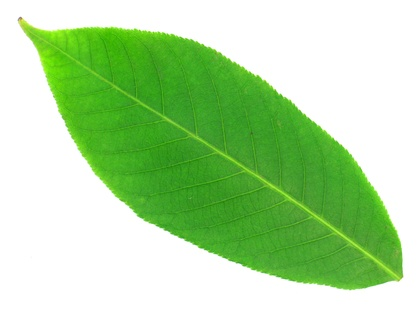
%> input picture Lab/Lab_4/daun/test/1110.jpg, 420 x 315 px, shrunk from 1600 x 1200 before the run; its folder holds only this picture in this run
$ octave test_segmentation.m   (GNU Octave 9; MATLAB toolbox functions it lacks are replaced by stand-ins)
%> lines starting %> are read from the running program, lines starting %| are printed output that depends on the picture; in (x1, y1, x2, y2) boxes, pixels count from 0 and x2, y2 are one past the last pixel; in counts of white or black regions, pixels touching at a corner belong together; the program's own positions count from 1
clc; clear all;

files = dir('test/*.jpg');
for k = 1:numel(files)
   rgb = imread(files(k).name);
%> rgb is the input picture: size 315x420x3 uint8; mean R, G, B 176.6, 218.3, 161.3
   gray = rgb2gray(rgb);
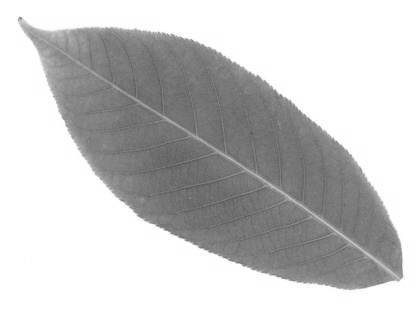
%> gray: size 315x420 uint8; min 83, max 255, mean 199.3
   [m, n] = size(gray);
%> m = 315; n = 420
   t = 220;
        for i=1:m
            for j=1:n
                if gray(i,j) <= t
                    G(i,j)=0;
                else
                    G(i,j) = 1;
                end
            end
        end
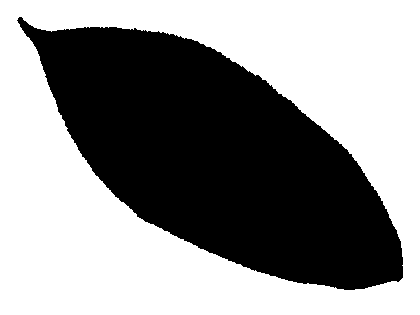
%> G: size 315x420 double; values 0 (black) and 1 (white), 56.9% white; 1 black region, box (x1, y1, x2, y2) and area: (17, 17, 403, 290) 57040
   imwrite(1-G, ['test_bw\' files(k).name]);
end

$ run again, on Lab/Lab_4/daun/test/1114.jpg
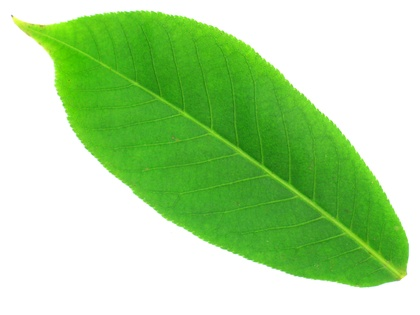
%> input picture Lab/Lab_4/daun/test/1114.jpg, 420 x 315 px, shrunk from 1600 x 1200 before the run
%> rgb is the input picture: size 315x420x3 uint8; mean R, G, B 173.6, 218.4, 155
%> `gray = rgb2gray(rgb);`:
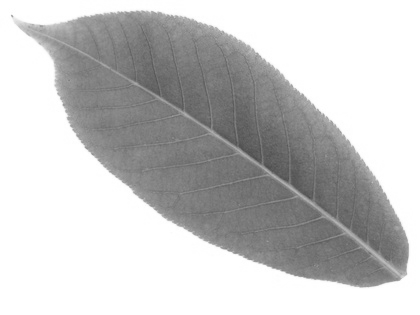
%> gray: size 315x420 uint8; min 76, max 255, mean 197.8
%> after the loop `for i=1:m`:
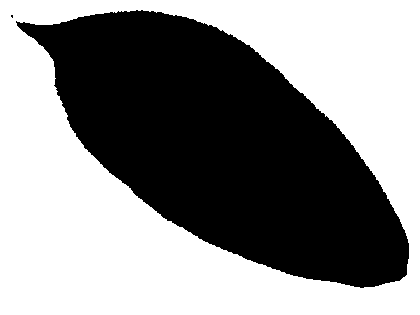
%> G: size 315x420 double; values 0 (black) and 1 (white), 54.9% white; 2 black regions (1 under 20 px), largest, box (x1, y1, x2, y2) and area: (16, 10, 409, 288) 59725
